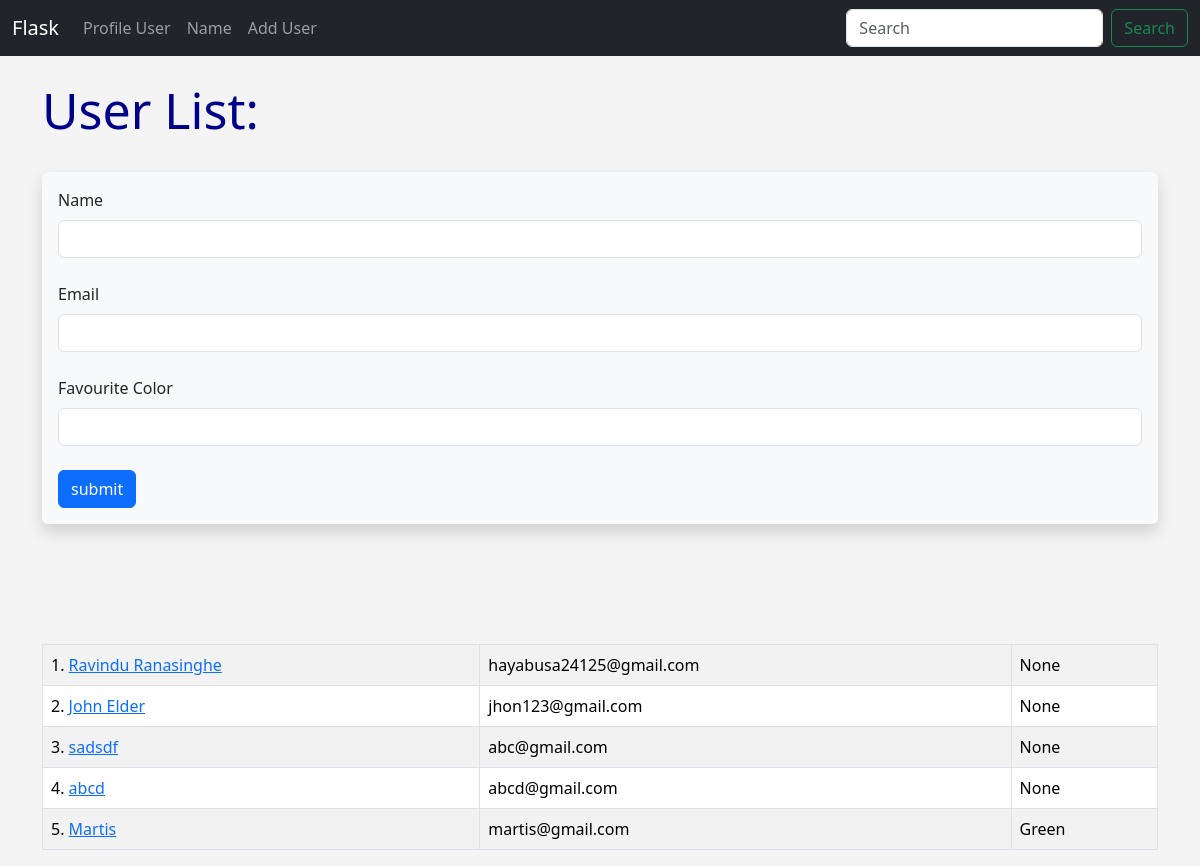
Page /user/add_user on the committed database.
### hello.py (models this page shows, shortened)
class Users(db.Model):
    id = db.Column(db.Integer, primary_key=True)
    name = db.Column(db.String(200), nullable=False)
    email = db.Column(db.String(120), nullable=False, unique=True)
    favourite_color = db.Column(db.String(120))
    date_added = db.Column(db.DateTime, default=datetime.utcnow)

### hello.py (the view, shortened to what this page needs)
@app.route('/user/add_user', methods=['GET', 'POST'])
def add_user():
    name = None
    form = UserForm()
    our_user = Users.query.order_by(Users.date_added).all()
    return render_template("add_user.html",
                           form=form,
                           name=name,
                           our_users=our_user)

### hello.py
class UserForm(FlaskForm):
    name = StringField(" Name", validators=[DataRequired()])
    email = StringField("Email", validators=[DataRequired()])
    favourite_color = StringField("Favourite Color")
    submit = SubmitField("submit")

### Templates/add_user.html (shortened to what this page needs)
{% extends 'base.html' %}
{% block content %}
    {% if name %}
        <h1>User Added!</h1>
        <br>
        <br><br><br>
        <table class="table table-hover table-bordered table-striped">
            {% for our_user in our_users %}
                <tr>
                    <td>{{ our_user.id }}. <a href="{{url_for('update', id=our_user.id)}}">{{ our_user.name }}</a></td>
                    <td>{{ our_user.email }}</td>
                    <td>{{ our_user.favourite_color }}</td>
                </tr>
            {% endfor %}
        </table>
        {% else %}
        <h1>User List:</h1>
        <br>
        <div class="shadow p-3 mb-5 bg-body-tertiary rounded">
            <form method="POST">
                {{ form.name.label(class="form-label") }}
                {{ form.name(class="form-control") }}
                <br>
                {{ form.email.label(class="form-label") }}
                {{ form.email(class="form-control") }}
                <br>
                {{ form.favourite_color.label(class="form-label") }}
                {{ form.favourite_color(class="form-control") }}
                <br>
                {{ form.submit(class="btn btn-primary") }}
            </form>
        </div>
        <br><br><br>
        <table class="table table-hover table-bordered table-striped">
            {% for our_user in our_users %}
                <tr>
                    <td>{{ our_user.id }}. <a href="{{url_for('update', id=our_user.id)}}">{{ our_user.name }}</a></td>
                    <td>{{ our_user.email }}</td>
                    <td>{{ our_user.favourite_color }}</td>
                </tr>
            {% endfor %}
        </table>
    {% endif %}
{% endblock %}

### Templates/base.html (shortened to what this page needs)
<!doctype html>
<html lang="en">
  <head>
    <link href="https://cdn.jsdelivr.net/npm/bootstrap@5.3.2/dist/css/bootstrap.min.css" rel="stylesheet">
    <link rel="stylesheet" href="{{url_for('static', filename='css/style.css')}}">
  </head>
  <body>
    {% include 'nav.html' %}
    <br>
    <div class="container">
        {% block content %}
        {% endblock %}
    </div>
  </body>
</html>

### Templates/nav.html (shortened to what this page needs)
<nav class="navbar navbar-expand-lg navbar-dark bg-dark">
    <div class="container-fluid">
      <a class="navbar-brand" href="{{url_for('index')}}">Flask</a>
      <div class="collapse navbar-collapse" id="navbarSupportedContent">
        <ul class="navbar-nav me-auto mb-2 mb-lg-0">
          <li class="nav-item">
            <a class="nav-link" href="{{url_for('user', name='Ravindu')}}">Profile User</a>
          </li>
          <li class="nav-item">
            <a class="nav-link" href="{{url_for('name')}}">Name</a>
          </li>
          <li class="nav-item">
            <a class="nav-link" href="{{url_for('add_user')}}">Add User</a>
          </li>
        </ul>
        <form class="d-flex" role="search">
          <input class="form-control me-2" type="search" placeholder="Search" aria-label="Search">
          <button class="btn btn-outline-success" type="submit">Search</button>
        </form>
      </div>
    </div>
  </nav>

### Static/css/style.css (style rules this page uses)
body { background: #f4f4f4; }
h1 { color: darkblue; font-size: 50px; }

### rows in the picture
Users: id "1", name "Ravindu Ranasinghe", email "hayabusa24125@gmail.com", favourite_color "None"
Users: id "2", name "John Elder", email "jhon123@gmail.com", favourite_color "None"
Users: id "3", name "sadsdf", email "abc@gmail.com", favourite_color "None"
Users: id "4", name "abcd", email "abcd@gmail.com", favourite_color "None"
Users: id "5", name "Martis", email "martis@gmail.com", favourite_color "Green"
